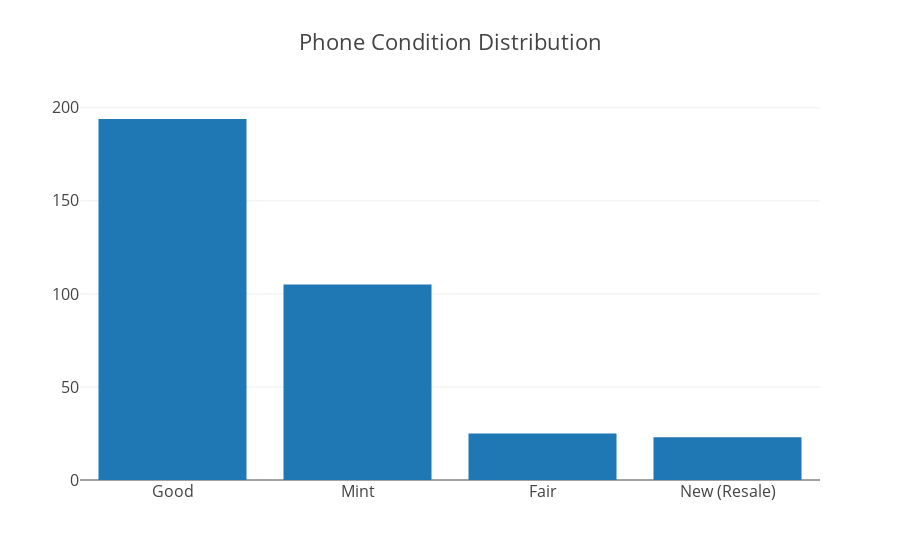

This figure's notebook cell:
### Code cell
data_condition = [go.Bar(
            x=list(condition.index),
            y=list(condition)
    )]

iplot({'data':data_condition, 'layout':{'title': 'Phone Condition Distribution',
                          'font': dict(size=16)}}, filename='basic-bar')

### Figure 1 — Plotly figure (JSON) as saved in the notebook; plotly's stock layout.template omitted (floating-point values rounded to 4 significant figures)
{"data": [{"type": "bar", "uid": "a2a6fd24-ccc4-11e8-94e4-6a000073fc60", "x": ["Good", "Mint", "Fair", "New (Resale)"], "y": [194, 105, 25, 23]}], "layout": {"font": {"size": 16}, "title": "Phone Condition Distribution"}}
